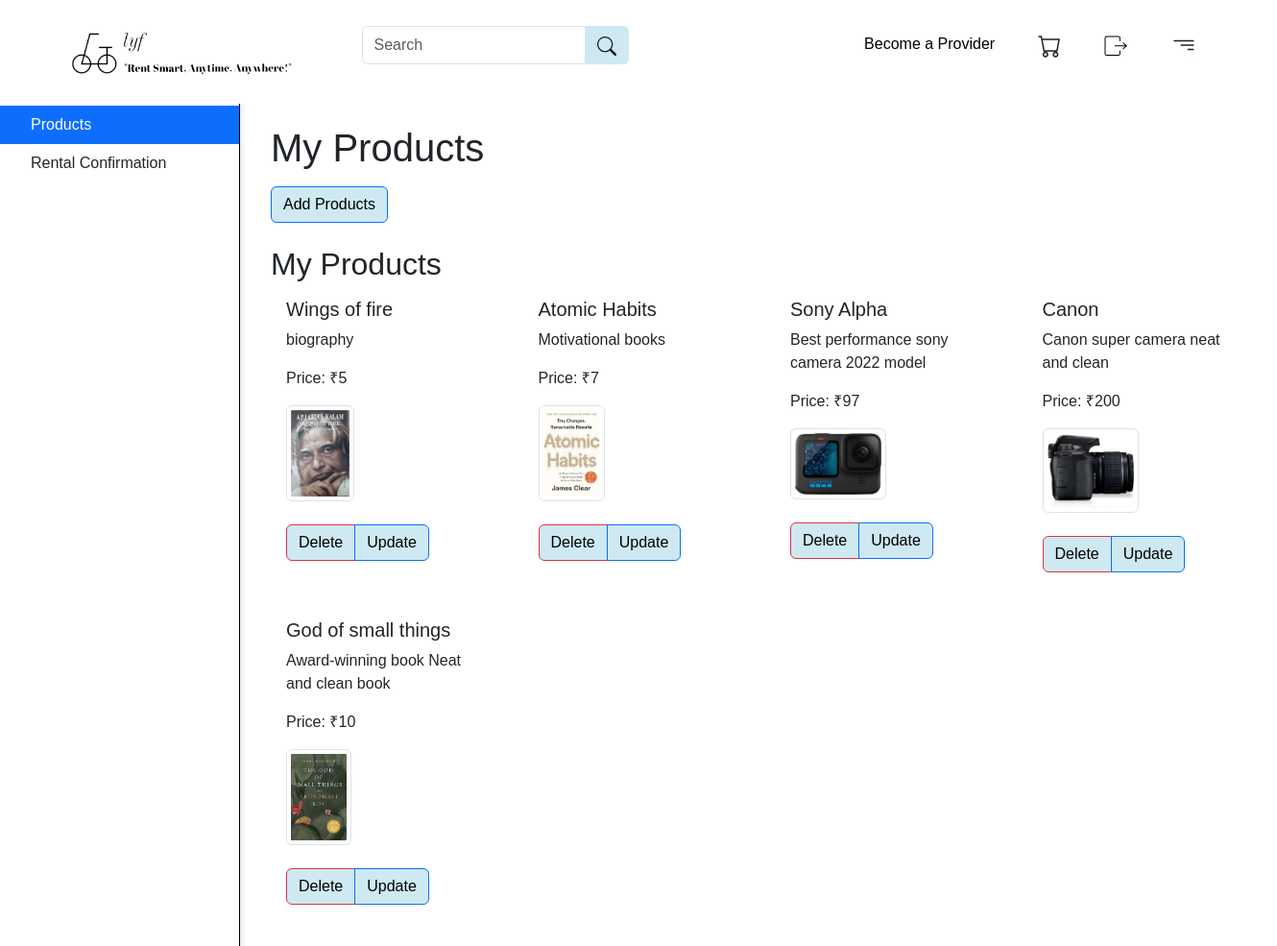
The page /providerPanel/ (signed in) on the database its author committed.
### adminPanel/models.py (models this page shows, shortened)
class Product(models.Model):
    user = models.ForeignKey(CustomUser, related_name='products', on_delete=models.CASCADE)
    category=models.ForeignKey(Categories, related_name='products',on_delete=models.CASCADE)
    title  = models.CharField(max_length=50)
    description = models.TextField(blank=True)
    price=models.IntegerField()
    quantity=models.PositiveIntegerField()
    image=models.ImageField(upload_to='uploads/product_images/',blank=True,null=True)
    pincodePro=models.CharField(max_length=20)
    created_at=models.DateTimeField(auto_now_add=True)
    updated_at=models.DateTimeField(auto_now=True)
    is_active = models.BooleanField(default=False)

### provider/views.py (the view)
# urls.py: path('providerPanel/', views.providerPanel,name='providerPanel'),
@login_required(login_url='user:performlogin')
def providerPanel(request):
    product=Product.objects.all()
    return render(request,'provider/providerPanel.html',{'product':product})

### templates/provider/providerPanel.html (shortened to what this page needs)
{% extends "homePage.html" %}
{% block content %}
<div id="sidebarMenu" class="sidebar bg-white">
    <div class="position-sticky">
        <div class="list-group list-group-flush">
            <a href="{% url 'provider:providerPanel' %}" class="list-group-item list-group-item-action py-2 ripple active">
                <span>Products</span>
            </a>
            <a href="{% url 'provider:providerApproval' %}" class="list-group-item list-group-item-action py-2 ripple">
                <span>Rental Confirmation</span>
            </a>
        </div>
    </div>
</div>
<div class="container mt-4" style="margin-left: 270px; max-width: 1050px;">
    <h1 class="text-2xl">My Products</h1>
    <a href="{% url 'provider:providerAddProducts' %}" class="btn btn-primary mt-2">Add Products</a>
    <h2 class="mt-4 mb-2 text-xl">My Products</h2>
    {% if request.user.products.all %}
        <div class="row">
            {% for product in request.user.products.all %}
                <div class="col-md-3 mb-4">
                    <div class="list-group">
                        <div class="list-group-item">
                            <h5>{{ product.title }}</h5>
                            <p>{{ product.description }}</p>
                            <p>Price: ₹{{ product.price }}</p>
                            {% if product.image %}
                                <img src="{{ product.image.url }}" alt="{{ product.title }}" class="img-thumbnail float-right" style="max-width: 100px; max-height: 100px;">
                            {% else %}
                                <p>No image available</p>
                            {% endif %}
                            <br><br>
                            <div class="btn-group" role="group">
                                <a href="{% url 'provider:providerDeleteProducts' product.id %}" class="btn btn-danger mb-2">Delete</a>
                                <a href="{% url 'provider:providerUpdateProducts' product.id%}" class="btn btn-primary mb-2">Update</a>
                            </div>
                        </div>
                    </div>
                </div>
                {% if forloop.counter|divisibleby:4 and not forloop.last %}
                    </div><div class="row">
                {% endif %}
            {% endfor %}
        </div>
    {% else %}
        <div class="alert alert-info mt-4">
            You don't have any products yet...
        </div>
    {% endif %}
</div>
{% endblock %}

### staticfields/style.css (style rules this page uses)
* { font-family: 'poppins',sans-serif; margin: 0; padding: 0; box-sizing: border-box; }
body { background: #ffffff; }
.btn { color: black; background-color: #cee9f1; }
a { text-decoration: none; color: black; }

### templates/provider/providerPanel.html (style rules this page uses)
body { margin: 0; padding: 0; }
#sidebarMenu { width: 250px; position: fixed; top: 0; left: 0; height: 100%; overflow-y: auto; background-color: #fff; border-right: 1px solid #000000; padding-top: 56px; margin-top: 50px; }
.list-group-item { border: none; cursor: pointer; }
.active { background-color: #9cc4f0; color: #fff; }
.container { margin: 4em; }
#sidebarMenu { width: 250px; position: fixed; top: 0; left: 0; height: 100%; overflow-y: auto; background-color: #fff; border-right: 1px solid #000000; border-top: 4px solid #7dbcff; box-shadow: 2px 0px 5px rgba(0, 0, 0, 0.1); padding-top: 56px; margin-top: 50px; }

### rows shown on the page
Product: title "Wings of fire", description "biography", price "5", image (picture)
Product: title "Atomic Habits", description "Motivational books", price "7", image (picture)
Product: title "Sony Alpha", description "Best performance sony camera 2022 model", price "97", image (picture)
Product: title "Canon", description "Canon super camera neat and clean", price "200", image (picture)
Product: title "God of small things", description "Award-winning book Neat and clean book", price "10", image (picture)
